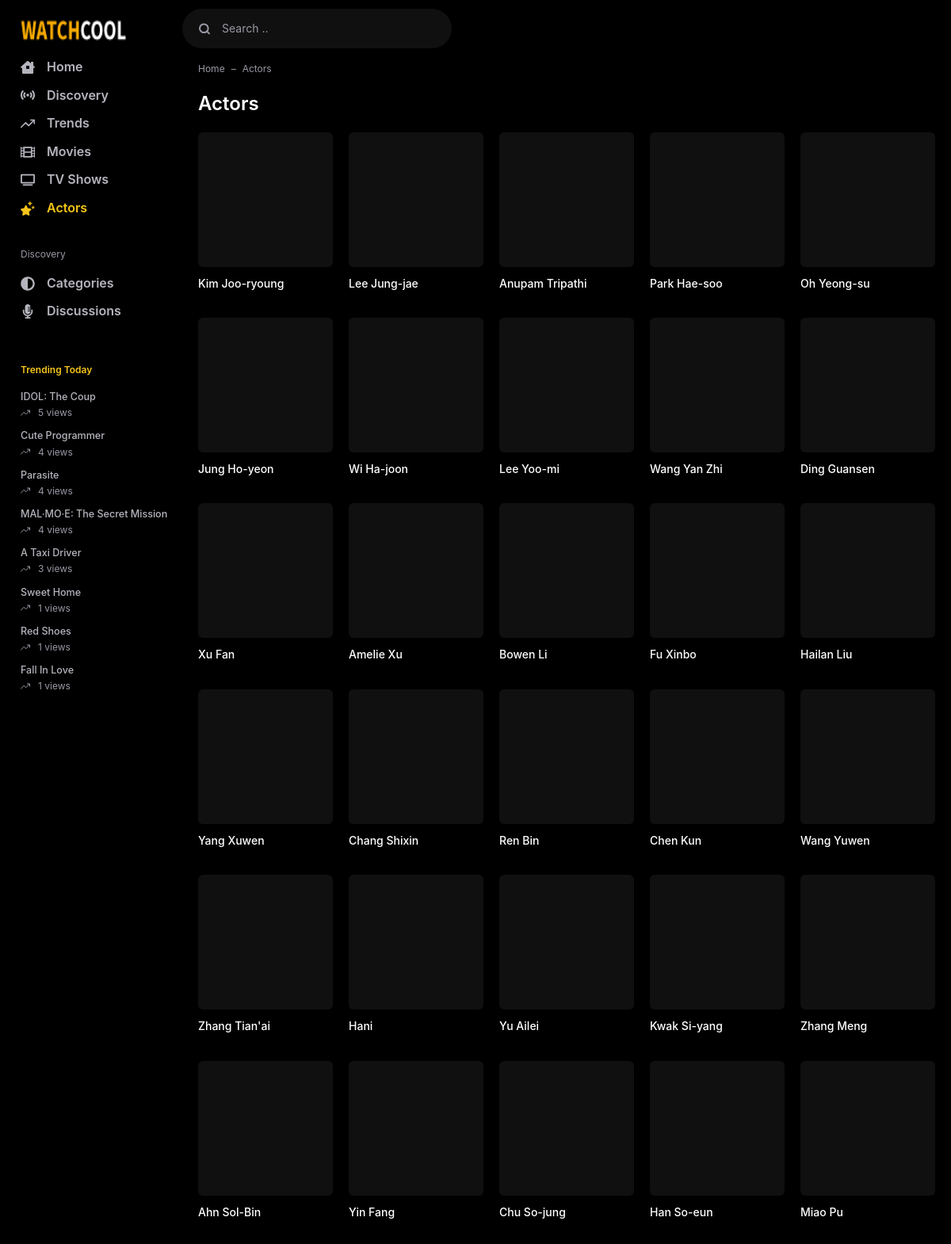
Page /web16/actors/ (upper part) on the committed database.
### webapp/models/movie.py (models this page shows, shortened)
class Movie(AbsShow):
    media_type=models.CharField(default="MOVIE",max_length=5)
    class Meta:
        ordering = ("-added_on","-release_date",)
        db_table = "movie"

### webapp/models/tv.py (models this page shows, shortened)
class TV(AbsShow):
    media_type=models.CharField(default="TV",max_length=2)
    class Meta:
        ordering = ("-added_on","-release_date",)
        verbose_name_plural = "TV Shows"
        db_table = "tv"

### webapp/models/common.py (models this page shows, shortened)
class Cast(models.Model):
    movie = models.ManyToManyField(Movie,related_name="cast",related_query_name="has_cast")
    tv = models.ManyToManyField(TV,related_name="cast",related_query_name="has_cast")
    gender = models.CharField(max_length=1,choices=GENDER_CHOICES,default=1)
    name = models.CharField(max_length=100)
    tmdb_cast_id = models.IntegerField()
    popularity = models.DecimalField(max_digits=6,decimal_places=3,null=True,blank=True)
    profile_path = models.URLField(null=True,blank=True)
    slug = models.SlugField(null=True,blank=True,editable=True,max_length=2083)
    added_on = models.DateField(default=timezone.now,editable=True)
    class Meta:
        ordering = ("-popularity",)

### webapp/views.py (the view)
# urls.py: path("actors/",cache_page(CACHE_TIME)(views.ActorList.as_view()),name="actor_list"),
class ActorList(ListView):
    model = Cast
    paginate_by = 40
    template_name = "webapp/actor_list.html"
    context_object_name = "actors"
    def get_queryset(self):
        return self.model.objects.filter(~Q(profile_path__endswith="None")).order_by("-added_on","-popularity")
    def get_context_data(self, **kwargs):
        context = super().get_context_data(**kwargs)
        title = f"List all Actors | {self.request.get_host()}"
        context["title"] = title
        context["description"] = title
        context["currentPage"] = "actors"
        return context

### webapp/context_processors.py (called while the page is built)
def tvsViewin(days,get):
    return ViewLog.objects.filter(movie=None,
        viewed_on__date__gte=(datetime.date.today()-datetime.timedelta(days=days))).values(
        "tv",
        slug = F("tv__slug"),
        title=F("tv__title"),
        themoviedb_id = F("tv__themoviedb_id"),
        original_title = F("tv__original_title"),
        imdb_id = F("tv__imdb_id"),
        trailer = F("tv__trailer"),
        published = F("tv__published"),
        runtime = F("tv__runtime"),
        added_on = F("tv__added_on"),
        updated_on = F("tv__updated_on"),
        media_type = F("tv__media_type"),
        poster_path=F("tv__poster_path"),
        overview=F("tv__overview"),
        vote_average=F("tv__vote_average"),
        backdrop_path=F("tv__backdrop_path"),
        release_date=F("tv__release_date"),
        ).annotate(views=Count("tv")).order_by()[:get]

def config(request=None):
    data = cache.get_many(KEYS)
    if not data:
        data = cache_context()
        cache.set_many(data,settings.CACHE_TIME)
    return data

### webapp/templates/webapp/actor_list.html (shortened to what this page needs)
{% extends 'webapp/_base.html' %}
{% block content %}
<div class="flex-fill">
    <nav aria-label="breadcrumb">
        <ol class="breadcrumb">
            <li class="breadcrumb-item"><a href="{% url 'app_webapp:home' %}">Home</a></li>
            <li class="breadcrumb-item active" aria-current="page">Actors</li>
        </ol>
    </nav>
    <div class="d-flex">
        <div class="app-content">
            <div class="app-section">
                <div class="mb-3">
                    <div class="text-24 text-white font-weight-bold">Actors</div>
                </div>
                <div class="row row-cols-md-5 row-cols-2">
                    {% for actor in actors %}
                        {% include 'webapp/includes/actor.html' with actor=actor only %}
                    {% endfor %}
                </div>
            </div>
        </div>
    </div>
</div>
{% endblock content %}

### webapp/templates/webapp/_base.html (shortened to what this page needs)
<!DOCTYPE html> {% load static %}
<html lang="en">
<head>
    <link as="style" media="all" rel="stylesheet preload prefetch" href="{% static 'webapp/css/app.css' %}"
        type="text/css" />
</head>
<body>
    <div class="container">
        <div class="app">
            <div class="app-header">
                <div class="navbar navbar-expand-lg">
                    <div class="app-navbar">
                        <a href="{% url 'app_webapp:home' %}" class="navbar-brand">
                            <img src="{{logo.url}}" alt="{{title}}" width="134" height="40">
                        </a>
                    </div>
                    <form class="header-search input-group d-md-block d-none" method="post"
                        action="{% url 'app_webapp:search' %}" id="navbarToggler">
                        <div class="typeahead__container app-search">
                            <div class="typeahead__field">
                                <div class="typeahead__query">
                                    <label for="search-input" class="btn px-0 mb-0" aria-label="Search">
                                        <svg class="icon">
                                            <use
                                                xlink:href="{% static 'webapp/public/assets/img/sprite.svg' %}#search" />
                                        </svg>
                                    </label>
                                    <input class="video-search form-control" name="q" type="text" id="search-input"
                                        placeholder="Search .." autocomplete="off">
                                </div>
                            </div>
                        </div>
                    </form>
                </div>
            </div>
            <div class="app-wrapper">
                <div class="app-aside nav-aside" id="aside">
                    <ul class="nav">
                        <li class="{% if currentPage == 'home' %}active{% endif %}">
                            <a href="{% url 'app_webapp:home' %}">
                                <svg class="nav-icon">
                                    <use xlink:href="{% static 'webapp/public/assets/img/sprite.svg' %}#house" />
                                </svg> Home
                            </a>
                        </li>
                        <li class="{% if currentPage == 'discovery' %}active{% endif %}">
                            <a href="{% url 'app_webapp:discovery' %}">
                                <svg class="nav-icon">
                                    <use xlink:href="{% static 'webapp/public/assets/img/sprite.svg' %}#discovery" />
                                </svg> Discovery
                            </a>
                        </li>
                        <li class="{% if currentPage == 'trends' %}active{% endif %}">
                            <a href="{% url 'app_webapp:trends' %}">
                                <svg class="nav-icon">
                                    <use xlink:href="{% static 'webapp/public/assets/img/sprite.svg' %}#trend" />
                                </svg> Trends
                            </a>
                        </li>
                        <li class="{% if currentPage == 'movies' %}active{% endif %}">
                            <a href="{% url 'app_webapp:movie_list' %}">
                                <svg class="nav-icon">
                                    <use xlink:href="{% static 'webapp/public/assets/img/sprite.svg' %}#film" />
                                </svg> Movies
                            </a>
                        </li>
                        <li class="{% if currentPage == 'tvs' %}active{% endif %}">
                            <a href="{% url 'app_webapp:tv_list' %}">
                                <svg class="nav-icon">
                                    <use xlink:href="{% static 'webapp/public/assets/img/sprite.svg' %}#tv" />
                                </svg> TV Shows
                            </a>
                        </li>
                        <li class="{% if currentPage == 'actors' %}active{% endif %}">
                            <a href="{% url 'app_webapp:actor_list' %}">
                                <svg class="nav-icon">
                                    <use xlink:href="{% static 'webapp/public/assets/img/sprite.svg' %}#actors" />
                                </svg> Actors
                            </a>
                        </li>
                        <li class="nav-header">
                            Discovery
                        </li>
                        <li>
                            <a href="{% url 'app_webapp:category' %}">
                                <svg class="nav-icon">
                                    <use xlink:href="{% static 'webapp/public/assets/img/sprite.svg' %}#categories" />
                                </svg> Categories
                            </a>
                        </li>
                        <li>
                            <a href="{% url 'app_webapp:discussions' %}">
                                <svg class="nav-icon">
                                    <use xlink:href="{% static 'webapp/public/assets/img/sprite.svg' %}#discussion" />
                                </svg> Discussions
                            </a>
                        </li>
                    </ul>
                    <ul class="nav-trend d-none d-lg-block">
                        <li class="nav-header">Trending Today</li>
                        {% for show in most_popular_shows %}
                        <li>
                            <a href="
                            {% if show.tv %}
                                {% url 'app_webapp:tv_detail' show.slug %}
                            {% else %}
                                {% url 'app_webapp:movie_detail' show.slug %}
                            {% endif %}
                            " class="nav-content">
                                <div>{{show.title}}</div>
                                <div class="view">
                                    <svg>
                                        <use xlink:href="{% static 'webapp/public/assets/img/sprite.svg' %}#trend" />
                                    </svg>
                                    <div>{{show.views}} views</div>
                                </div>
                            </a>
                        </li>
                        {% endfor %}
                    </ul>
                </div>
                <div class="app-container flex-fill">
                    <div class="container">
                        {% block content %} {% endblock content %}
                    </div>
                </div>
            </div>
        </div>
    </div>
</body>
</html>

### webapp/templates/webapp/includes/actor.html
<div class="col">
    <div class="list-actor">
        <a href="{% url 'app_webapp:actor_detail' actor.slug %}"
            class="list-media" title="{{actor.name}}">
            <div class="media"
                data-src="{{actor.profile_path}}">
            </div>
        </a>
        <div class="list-caption">
            <a href="{% url 'app_webapp:actor_detail' actor.slug %}"
                class="list-title" title="{{actor.name}}">
                {{actor.name}}</a>
        </div>
    </div>
</div>

### rows in the picture
Movie: title "Parasite", views "4"
Movie: title "MAL·MO·E: The Secret Mission", views "4"
Movie: title "A Taxi Driver", views "3"
TV: title "Red Shoes", views "1"
TV: title "Fall In Love", views "1"
Cast: name "Kim Joo-ryoung"
Cast: name "Lee Jung-jae"
Cast: name "Anupam Tripathi"
Cast: name "Park Hae-soo"
Cast: name "Oh Yeong-su"
Cast: name "Jung Ho-yeon"
Cast: name "Wi Ha-joon"
Cast: name "Lee Yoo-mi"
Cast: name "Wang Yan Zhi"
Cast: name "Ding Guansen"
Cast: name "Xu Fan"
Cast: name "Amelie Xu"
Cast: name "Bowen Li"
Cast: name "Fu Xinbo"
Cast: name "Hailan Liu"
Cast: name "Yang Xuwen"
Cast: name "Chang Shixin"
Cast: name "Ren Bin"
Cast: name "Chen Kun"
Cast: name "Wang Yuwen"
Cast: name "Zhang Tian'ai"
Cast: name "Hani"
Cast: name "Yu Ailei"
Cast: name "Kwak Si-yang"
Cast: name "Zhang Meng"
Cast: name "Ahn Sol-Bin"
Cast: name "Yin Fang"
Cast: name "Chu So-jung"
Cast: name "Han So-eun"
Cast: name "Miao Pu"

### other values in the picture
{{ show.title }} "IDOL: The Coup" "Cute Programmer" "Sweet Home"
{{ show.views }} "5" "4" "1"
